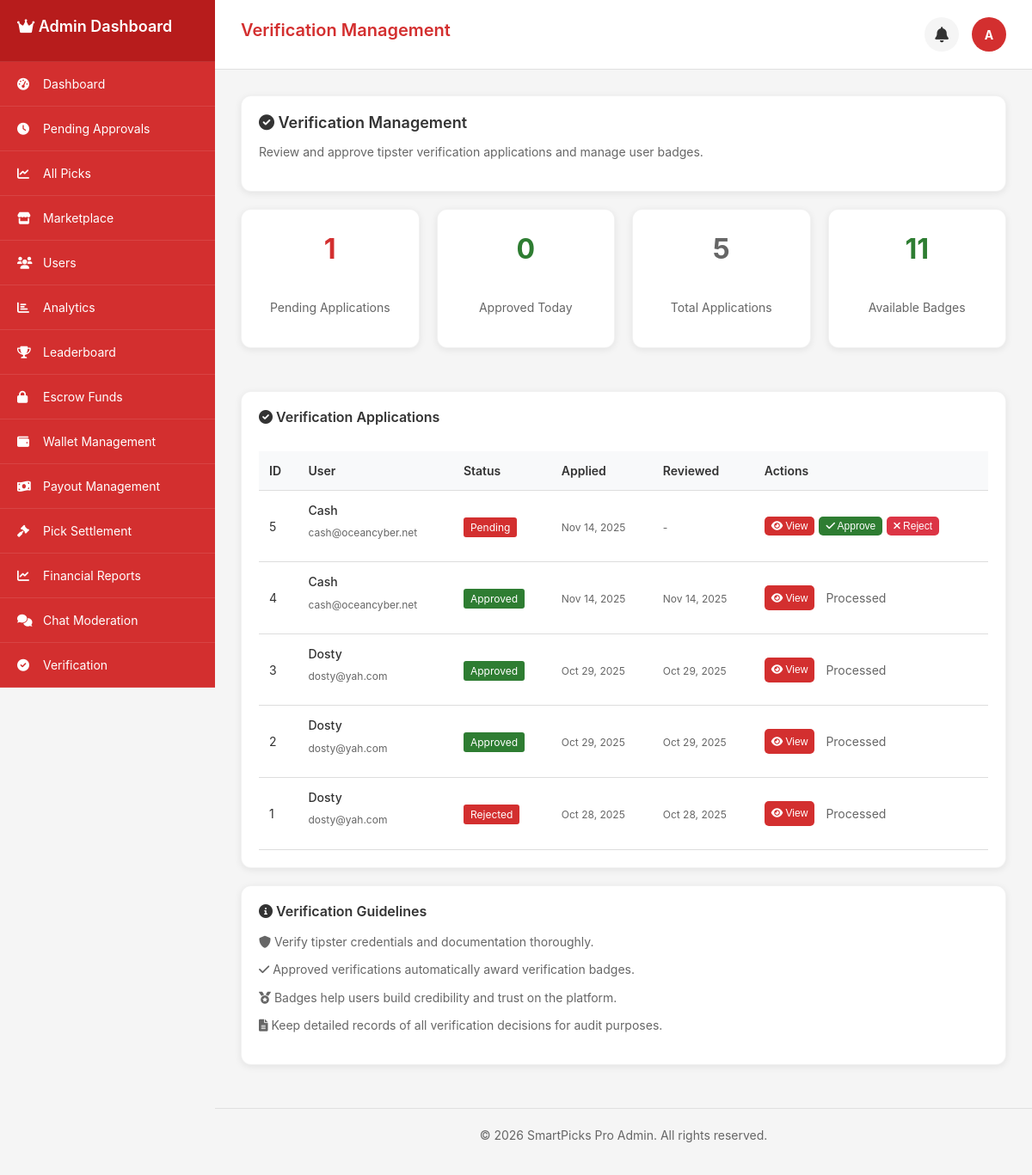
The page /admin_verification (signed in) on the database its author committed.
### tables this page shows
CREATE TABLE `users` (
  `id` int(11) NOT NULL AUTO_INCREMENT,
  `username` varchar(50) NOT NULL,
  `email` varchar(100) NOT NULL,
  `password` varchar(255) NOT NULL,
  `display_name` varchar(100) NOT NULL,
  `avatar` varchar(255) DEFAULT NULL,
  `role` enum('user','tipster','admin') DEFAULT 'user',
  `status` enum('active','inactive','suspended') DEFAULT 'active',
  `phone` varchar(20) DEFAULT NULL,
  `country` varchar(50) DEFAULT 'Ghana',
  `timezone` varchar(50) DEFAULT 'Africa/Accra',
  `last_login` datetime DEFAULT NULL,
  `created_at` datetime DEFAULT current_timestamp(),
  `updated_at` datetime DEFAULT current_timestamp() ON UPDATE current_timestamp(),
  `country_code` varchar(3) DEFAULT 'GHA',
  `flag_emoji` varchar(10) DEFAULT '??',
  `is_online` tinyint(1) DEFAULT 0,
  `last_activity` datetime DEFAULT NULL,
  `is_verified` tinyint(1) DEFAULT 0,
  `email_notifications` tinyint(1) DEFAULT 1,
  `sms_notifications` tinyint(1) DEFAULT 0,
  `push_notifications` tinyint(1) DEFAULT 1,
  `bio` text DEFAULT NULL,
  PRIMARY KEY (`id`),
  UNIQUE KEY `username` (`username`),
  UNIQUE KEY `email` (`email`),
  KEY `idx_username` (`username`),
  KEY `idx_email` (`email`),
  KEY `idx_role` (`role`),
  KEY `idx_status` (`status`),
  KEY `idx_country_code` (`country_code`),
  KEY `idx_is_online` (`is_online`)
);

CREATE TABLE `tipster_verification_applications` (
  `id` int(11) NOT NULL AUTO_INCREMENT,
  `user_id` int(11) NOT NULL,
  `application_type` enum('basic','premium','expert') DEFAULT 'basic',
  `status` enum('pending','approved','rejected') DEFAULT 'pending',
  `created_at` datetime DEFAULT current_timestamp(),
  `application_data` longtext DEFAULT NULL CHECK (json_valid(`application_data`)),
  `documents` longtext DEFAULT NULL CHECK (json_valid(`documents`)),
  `experience` text DEFAULT NULL,
  `specialties` longtext DEFAULT NULL CHECK (json_valid(`specialties`)),
  `portfolio_url` varchar(255) DEFAULT NULL,
  `social_media` longtext DEFAULT NULL CHECK (json_valid(`social_media`)),
  `submitted_at` datetime DEFAULT current_timestamp(),
  `reviewed_at` datetime DEFAULT NULL,
  `reviewed_by` int(11) DEFAULT NULL,
  `review_notes` text DEFAULT NULL,
  PRIMARY KEY (`id`),
  KEY `idx_user_id` (`user_id`),
  KEY `idx_status` (`status`),
  KEY `idx_application_type` (`application_type`),
  KEY `reviewed_by` (`reviewed_by`),
  CONSTRAINT `tipster_verification_applications_ibfk_1` FOREIGN KEY (`user_id`) REFERENCES `users` (`id`) ON DELETE CASCADE,
  CONSTRAINT `tipster_verification_applications_ibfk_2` FOREIGN KEY (`reviewed_by`) REFERENCES `users` (`id`) ON DELETE SET NULL
);

### app/controllers/admin_verification.php (the view, shortened to what the rows shown need)
<?php
require_once __DIR__ . '/../../config/config.php';
require_once __DIR__ . '/../models/Database.php';
$db = Database::getInstance();
$logger = Logger::getInstance();
$userId = $_SESSION['user_id'];
$user = $db->fetch("SELECT * FROM users WHERE id = ?", [$userId]);
$verificationApplications = [];
try {
    $verificationApplications = $db->fetchAll("
        SELECT
            tva.id,
            tva.user_id,
            tva.application_data,
            tva.experience,
            tva.specialties,
            tva.portfolio_url,
            tva.status,
            tva.created_at,
            tva.reviewed_at,
            tva.reviewed_by,
            tva.review_notes,
            u.username,
            u.display_name,
            u.email,
            u.country,
            u.role
        FROM tipster_verification_applications tva
        JOIN users u ON tva.user_id = u.id
        ORDER BY tva.created_at DESC
    ");
} catch (Exception $e) {
    $error = 'Error loading verification data: ' . $e->getMessage();
    $logger->error('Verification data loading failed', ['error' => $e->getMessage()]);
}
$pageTitle = "Verification Management";
?>
<div class="admin-verification-content">
    <div class="card">
        <h2><i class="fas fa-check-circle"></i> Verification Management</h2>
    </div>
    <div class="card">
        <?php if (empty($verificationApplications)): ?>
        <div style="text-align: center; padding: 40px; color: #666;">
            <i class="fas fa-check-circle" style="font-size: 48px; color: #ccc; margin-bottom: 20px;"></i>
            <h4>No Verification Applications</h4>
            <p>No tipster verification applications found.</p>
        </div>
        <?php else: ?>
        <div style="overflow-x: auto; margin-top: 15px;">
            <table style="width: 100%; border-collapse: collapse;">
                <thead>
                    <tr style="background-color: #f8f9fa;">
                        <th style="padding: 12px; text-align: left; border-bottom: 1px solid #ddd;">ID</th>
                        <th style="padding: 12px; text-align: left; border-bottom: 1px solid #ddd;">User</th>
                        <th style="padding: 12px; text-align: left; border-bottom: 1px solid #ddd;">Status</th>
                        <th style="padding: 12px; text-align: left; border-bottom: 1px solid #ddd;">Applied</th>
                        <th style="padding: 12px; text-align: left; border-bottom: 1px solid #ddd;">Reviewed</th>
                        <th style="padding: 12px; text-align: left; border-bottom: 1px solid #ddd;">Actions</th>
                    </tr>
                </thead>
                <tbody>
                    <?php foreach ($verificationApplications as $app): ?>
                    <tr style="border-bottom: 1px solid #f0f0f0;">
                        <td style="padding: 12px;"><?php echo $app['id']; ?></td>
                        <td style="padding: 12px;">
                            <p style="font-weight: 500; margin-bottom: 5px;"><?php echo htmlspecialchars($app['username']); ?></p>
                            <p style="font-size: 12px; color: #666;"><?php echo htmlspecialchars($app['email']); ?></p>
                        </td>
                        <td style="padding: 12px;">
                            <span style="background-color: <?php echo $app['status'] === 'approved' ? '#2e7d32' : ($app['status'] === 'rejected' ? '#d32f2f' : '#d32f2f'); ?>; color: white; padding: 4px 8px; border-radius: 3px; font-size: 12px; text-transform: capitalize;">
                                <?php echo ucfirst($app['status']); ?>
                            </span>
                        </td>
                        <td style="padding: 12px;">
                            <span style="font-size: 12px; color: #666;">
                                <?php echo date('M j, Y', strtotime($app['created_at'])); ?>
                            </span>
                        </td>
                        <td style="padding: 12px;">
                            <span style="font-size: 12px; color: #666;">
                                <?php echo $app['reviewed_at'] ? date('M j, Y', strtotime($app['reviewed_at'])) : '-'; ?>
                            </span>
                        </td>
                        <td style="padding: 12px;">
                            <div style="display: flex; gap: 5px; flex-wrap: wrap;">
                                <button class="btn btn-primary" style="padding: 4px 8px; font-size: 12px;" onclick="viewApplication(<?php echo $app['id']; ?>)">
                                    <i class="fas fa-eye"></i> View
                                </button>
                                <?php if ($app['status'] === 'pending'): ?>
                                <button class="btn btn-success" style="padding: 4px 8px; font-size: 12px;" onclick="approveVerification(<?php echo $app['id']; ?>)">
                                    <i class="fas fa-check"></i> Approve
                                </button>
                                <button class="btn btn-danger" style="padding: 4px 8px; font-size: 12px;" onclick="rejectVerification(<?php echo $app['id']; ?>)">
                                    <i class="fas fa-times"></i> Reject
                                </button>
                                <?php else: ?>
                                <span style="color: #666; padding: 4px 8px;">Processed</span>
                                <?php endif; ?>
                            </div>
                        </td>
                    </tr>
                    <?php endforeach; ?>
                </tbody>
            </table>
        </div>
        <?php endif; ?>
    </div>
</div>
<?php
$content = ob_get_clean();
include __DIR__ . '/../views/layouts/admin_layout.php';
?>

### app/views/layouts/admin_layout.php (shortened to what the rows shown need)
<!DOCTYPE html>
<html lang="en">
<head>
    <link rel="stylesheet" href="https://cdnjs.cloudflare.com/ajax/libs/font-awesome/6.0.0-beta3/css/all.min.css">
</head>
<body>
    <div class="sidebar" id="sidebar">
        <div class="sidebar-header">
            <h2><i class="fas fa-crown"></i> Admin Dashboard</h2>
        </div>
    </div>
    <div class="main-content">
        <div class="page-header">
            <h1 class="page-title"><?php echo isset($pageTitle) ? $pageTitle : 'Admin Dashboard'; ?></h1>
            <div class="admin-info">
                <div class="notification-container">
                    <div class="notification-bell" id="notificationBell" onclick="toggleNotificationDropdown()">
                    </div>
                </div>
                <div class="admin-avatar">
                    <?php echo isset($user) ? strtoupper(substr($user['username'], 0, 1)) : 'A'; ?>
                </div>
            </div>
        </div>
        <div class="content-area">
            <?php echo isset($content) ? $content : ''; ?>
        </div>
    </div>
</body>
</html>

### rows shown on the page
users: username "A"
tipster_verification_applications: id "5", user.username "Cash", user.email "cash@oceancyber.net", status "Pending", created_at "Nov 14, 2025"
tipster_verification_applications: id "4", user.username "Cash", user.email "cash@oceancyber.net", status "Approved", created_at "Nov 14, 2025", reviewed_at "Nov 14, 2025", shows "Processed"
tipster_verification_applications: id "3", user.username "Dosty", user.email "dosty@yah.com", status "Approved", created_at "Oct 29, 2025", reviewed_at "Oct 29, 2025", shows "Processed"
tipster_verification_applications: id "2", user.username "Dosty", user.email "dosty@yah.com", status "Approved", created_at "Oct 29, 2025", reviewed_at "Oct 29, 2025", shows "Processed"
tipster_verification_applications: id "1", user.username "Dosty", user.email "dosty@yah.com", status "Rejected", created_at "Oct 28, 2025", reviewed_at "Oct 28, 2025", shows "Processed"

### other values the page prints
$item['text'] "Dashboard"
$item['text'] "Pending Approvals"
$item['text'] "All Picks"
$item['text'] "Marketplace"
$item['text'] "Users"
$item['text'] "Analytics"
$item['text'] "Leaderboard"
$item['text'] "Escrow Funds"
$item['text'] "Wallet Management"
$item['text'] "Payout Management"
$item['text'] "Pick Settlement"
$item['text'] "Financial Reports"
$item['text'] "Chat Moderation"
$item['text'] "Verification"
$pageTitle "Verification Management"
